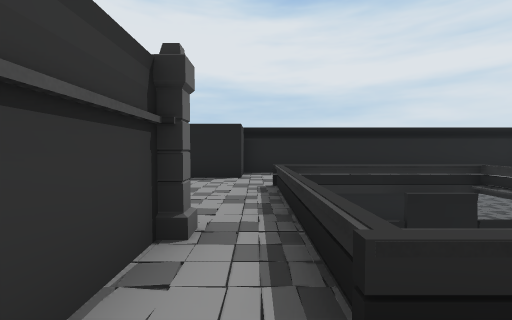
[1] (above)

14 first-person views from a walk through a 3-D level made in the Unity game engine. The camera is 1.4 m above the floor, tilts 2° down and sees 90° across. The floor is counted in squares, 2 m on a side. Each view is taken from the middle of a square. On the plan, view 1 faces up. The plan holds only what a view shows up to about 9 squares ahead; the rest is blank. The place goes on beyond the plan. The player character is not drawn.

[2]
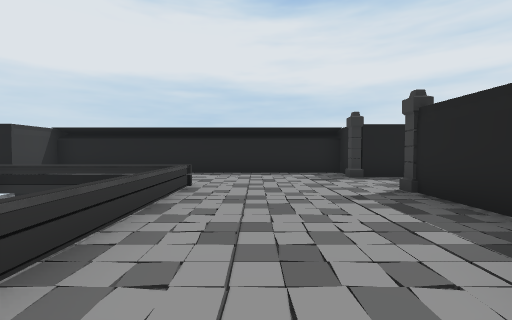

[3]
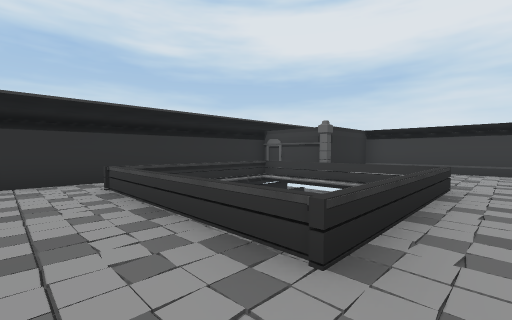

[4]
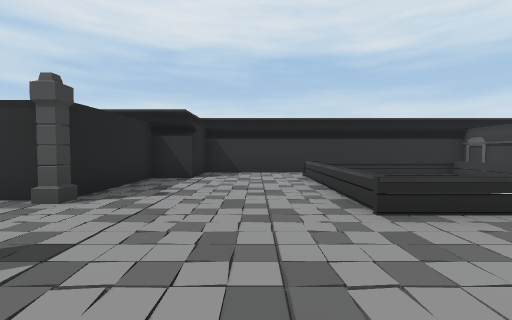

[5]
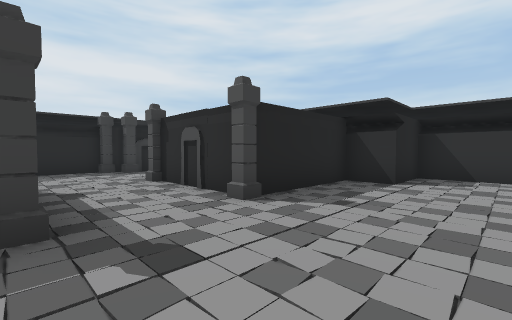

[6]
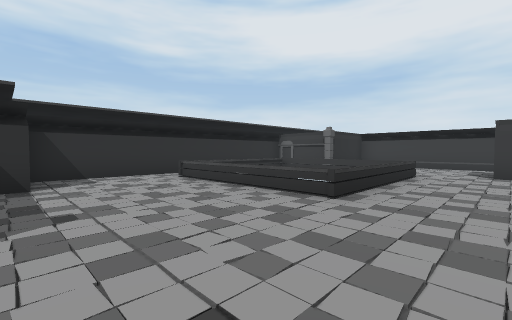

[7]
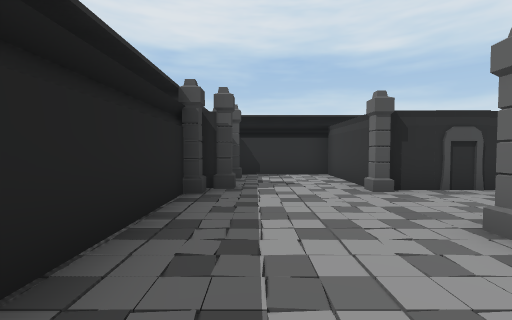

[8]
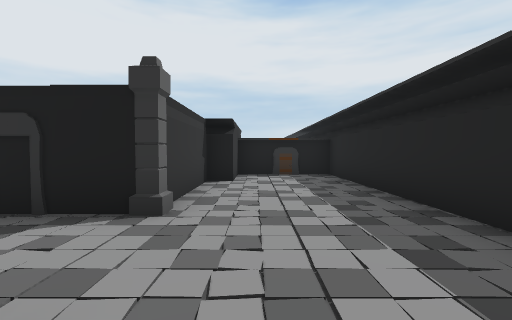

[9]
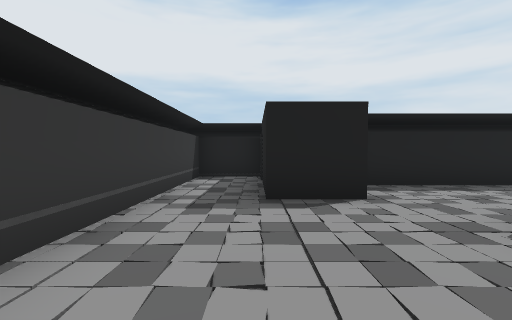

[10]
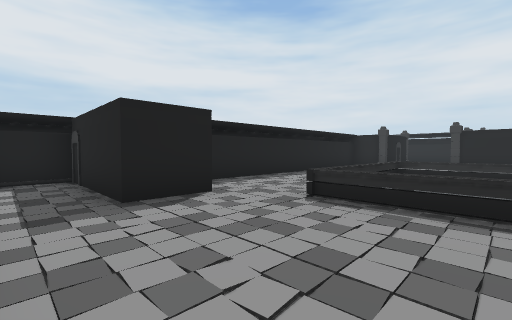

[11]
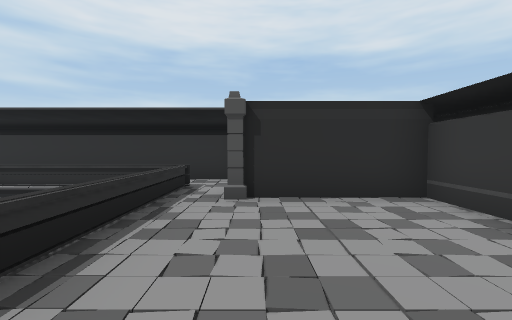

[12]
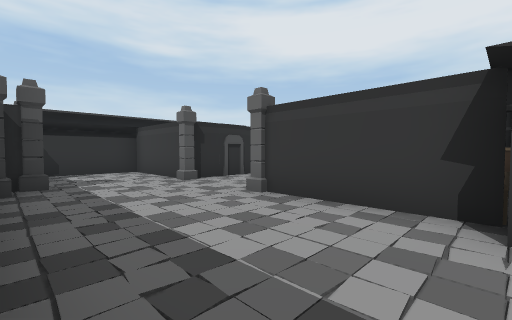

[13]
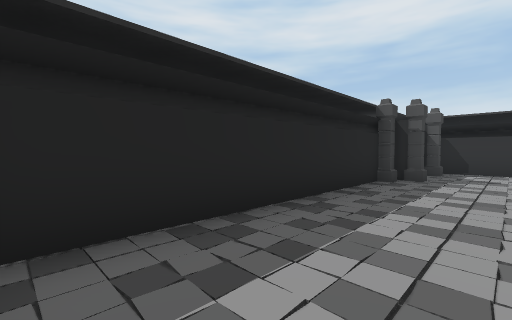

[14]
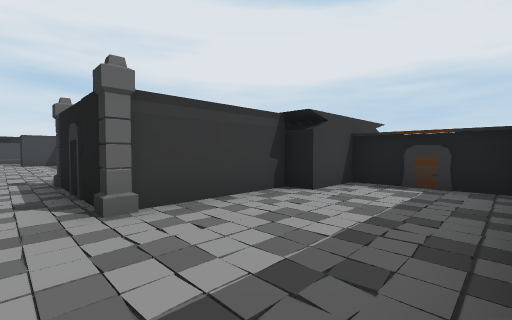

### Floor plan
Key: @ floor where view 1 was taken; # wall or solid block; . floor; = window, fence, low wall or low ledge; v drop or lower ground; P pillar; C crate.
Columns run from 4 left of view 1 to 16 right of it. Each row starts with its distance up from view 1.
 12                 #####
 11                 #...#
 10 ###             C...#
  9 #.# #########    ...#
  8 #.##.........    ...#
  7 #.# ......... ##P...#
  6 #............P......#
  5 #....====....P......#
  4 #....v  v.... # P..P
  3 #....v   ....#  #..#
  2 ###P.v   ....   #..P
  1   ##.====...#   ####
  0    #@.......#
 -1    ##########

Positions as (right, up) in squares from view 1, and headings:
1: (0, 0), facing up
2: (6, 0), facing up
3: (6, 6), facing down-left
4: (6, 8), facing down
5: (6, 7), facing down-right
6: (8, 7), facing down-left
7: (14, 9), facing down
8: (13, 4), facing up
9: (-2, 3), facing up
10: (-3, 3), facing up-right
11: (-1, 6), facing down
12: (15, 10), facing down-left
13: (13, 11), facing down-right
14: (15, 6), facing up-left
